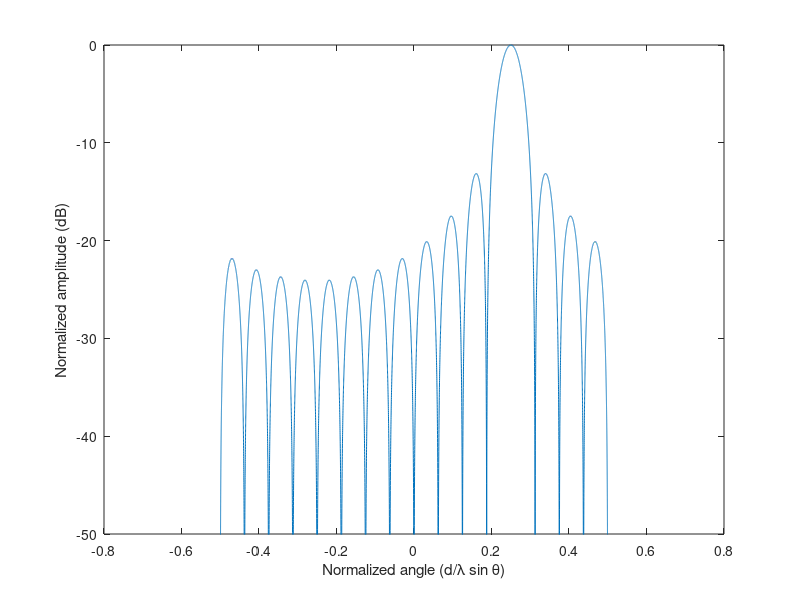
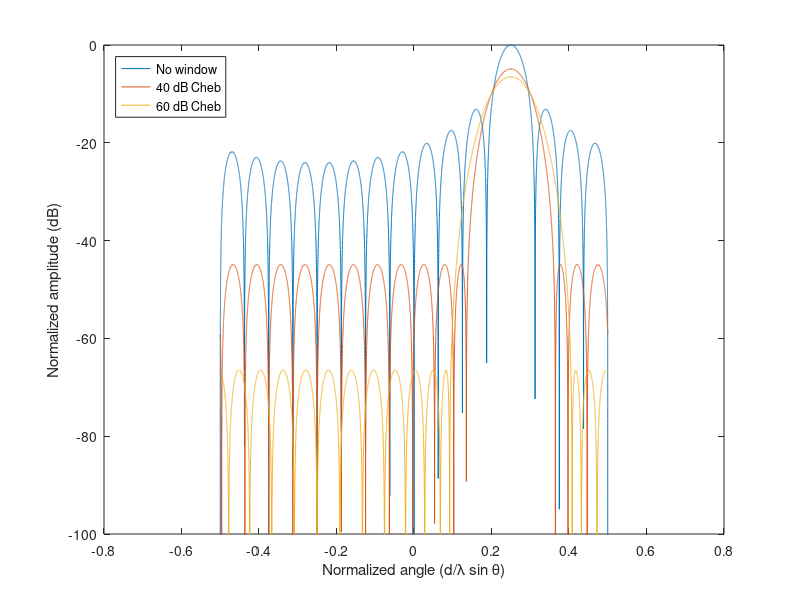
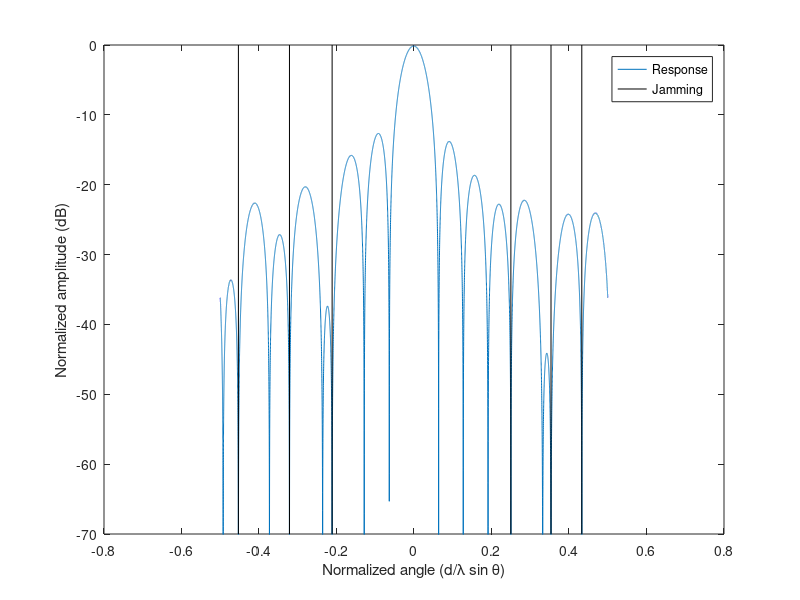
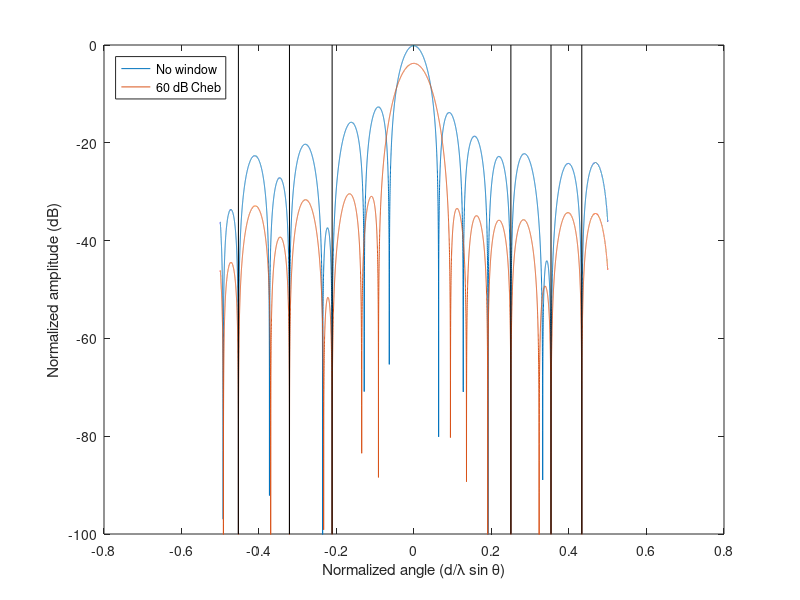

The MATLAB source for these figures, in order:
%% 

clear all
close all

%% Simple beamforming example

% Beamforming example 
% Signal hits the array at the angle of arrival. The optimal beamformer
% weights derived to maximize response at the angle of arrival is the
% simulated signal itself (see textbook for details, J.R. Guerci 2015)

N      = 16; % Number of elements in uniform linear array (ULA)
d      = 1;  % Spacing between elements in ULA
lambda = 2;  % Opearting wavelength
AoA    = 30; % Angle of arrival

sn = exp(-1i*2*pi*(0:N-1)*d/lambda*sin(deg2rad(AoA))); % Signal received
wn = sn; % Optimal beamformer weights

angVec = -90:0.01:90;
[iGrid, angGrid] = ndgrid(0:N-1, angVec);

% Output of the N receive channels 
xn = exp(1i*2*pi*iGrid.*d/lambda.*sin(deg2rad(angGrid))); 

y = wn*xn; % Linear combination of the outputs to do beamforming

figure
box on
plot(d/lambda*sin(deg2rad(angVec)), mag2db(abs(y)/N))
ylim([-50 0])
xlabel('Normalized angle (d/\lambda sin \theta)')
ylabel('Normalized amplitude (dB)')

%% Chebyshev windowing 

% Apply Chebyshev window to demonstrate sidelobe suppression at the cost of
% widening the mainlobe 

figure
hold on
box on
plot(d/lambda*sin(deg2rad(angVec)), mag2db(abs(y)/N))

yCheb40 = wn.*chebwin(N, 40)'*xn;
plot(d/lambda*sin(deg2rad(angVec)), mag2db(abs(yCheb40)/N))

yCheb60 = wn.*chebwin(N, 60)'*xn;
plot(d/lambda*sin(deg2rad(angVec)), mag2db(abs(yCheb60)/N))

ylim([-100 0])

xlabel('Normalized angle (d/\lambda sin \theta)')
ylabel('Normalized amplitude (dB)')

legend('No window', '40 dB Cheb', '60 dB Cheb', 'Location', 'Northwest')

%% Simulate jamming 

% Simulate jamming at various angles of arrivals. Beamformer nulls can be
% steered to suppress jamming signal

sigmaJ = db2mag(50); % Signal of the jammer

AoA = 0; 
sn = exp(-1i*2*pi*(0:N-1)*d/lambda*sin(deg2rad(AoA)));
wn = sn; 

AoAJ = [-65 -40 -25 30 45 60]; % Jammer arrives at these angles

% Calculate noise covariance matrix 
R = eye(N);
for i = 1:length(AoAJ)
    sj = exp(-1i*2*pi*(0:N-1)*d/lambda*sin(deg2rad(AoAJ(i))));
    R = R + sj'*sj*sigmaJ^2;
end

y = (inv(R)*wn')'*xn;
figure
hold on
box on
plot(d/lambda*sin(deg2rad(angVec)), mag2db(abs(y)/N))

for i = 1:length(AoAJ)

    line([d/lambda*sin(deg2rad(AoAJ(i))) d/lambda*sin(deg2rad(AoAJ(i)))], [-70 0], 'Color', 'k')

end

xlabel('Normalized angle (d/\lambda sin \theta)')
ylabel('Normalized amplitude (dB)')
ylim([-70 0])
legend('Response', 'Jamming')

%% Simulate jamming with Chebyshev window 

sigmaJ = db2mag(50);
sigma  = 1;

AoA = 0; 
sn = exp(-1i*2*pi*(0:N-1)*d/lambda*sin(deg2rad(AoA)));
wn = sn;

AoAJ = [-65 -40 -25 30 45 60];

R = eye(N);

for i = 1:length(AoAJ)
    sj = exp(-1i*2*pi*(0:N-1)*d/lambda*sin(deg2rad(AoAJ(i))));
    R = R + sj'*sj*sigmaJ^2;
end

y = (inv(R)*sn')'*xn;
yCheb = (inv(R)*(sn'.*chebwin(N, 30)))'*xn;

figure
hold on
box on

plot(d/lambda*sin(deg2rad(angVec)), mag2db(abs(y)/N))
plot(d/lambda*sin(deg2rad(angVec)), mag2db(abs(yCheb)/N))

for i = 1:length(AoAJ)
    line([d/lambda*sin(deg2rad(AoAJ(i))) d/lambda*sin(deg2rad(AoAJ(i)))], [-100 0], 'Color', 'k')
end

ylim([-100 0])

xlabel('Normalized angle (d/\lambda sin \theta)')
ylabel('Normalized amplitude (dB)')
legend('No window', '60 dB Cheb', 'Location', 'Northwest')